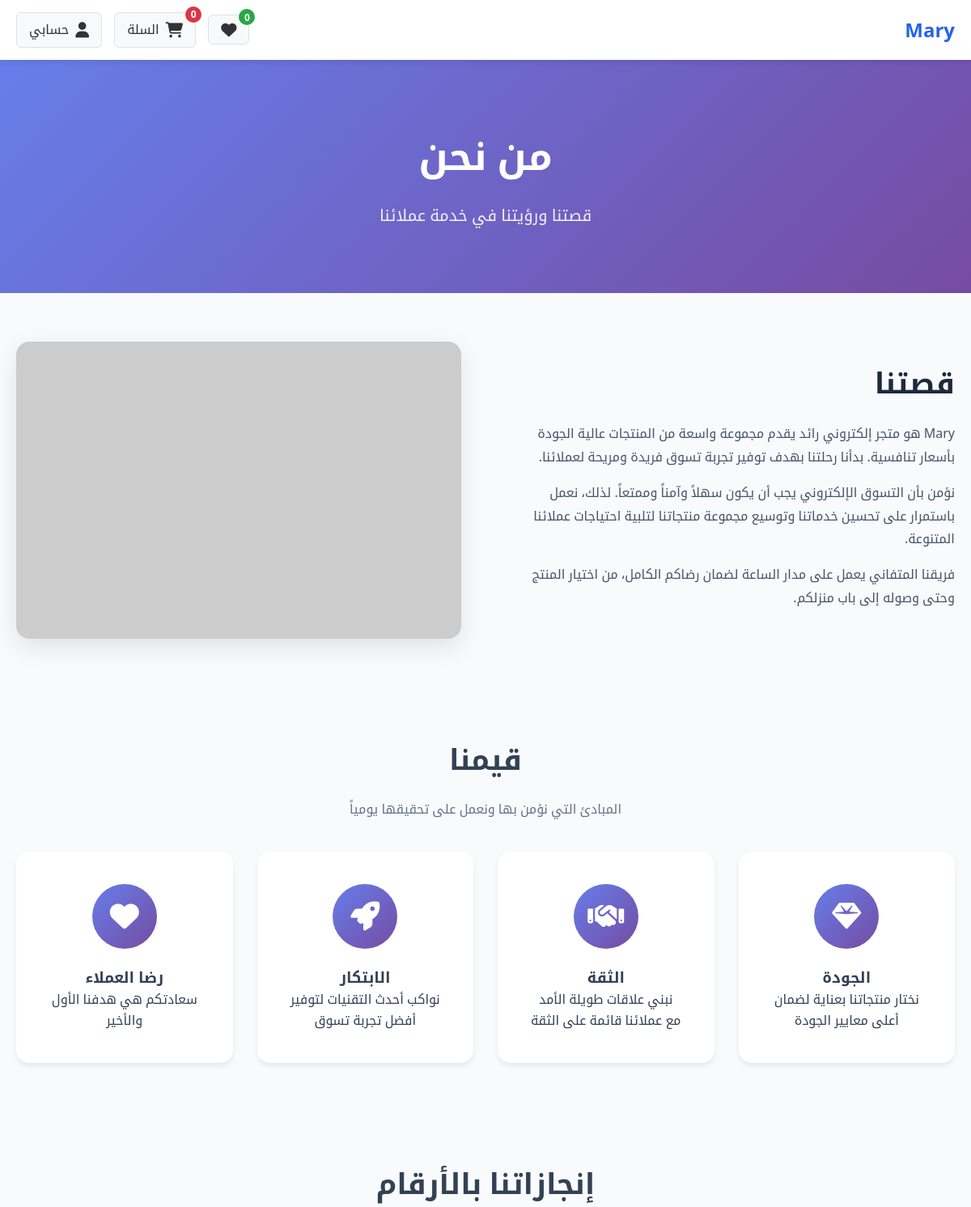
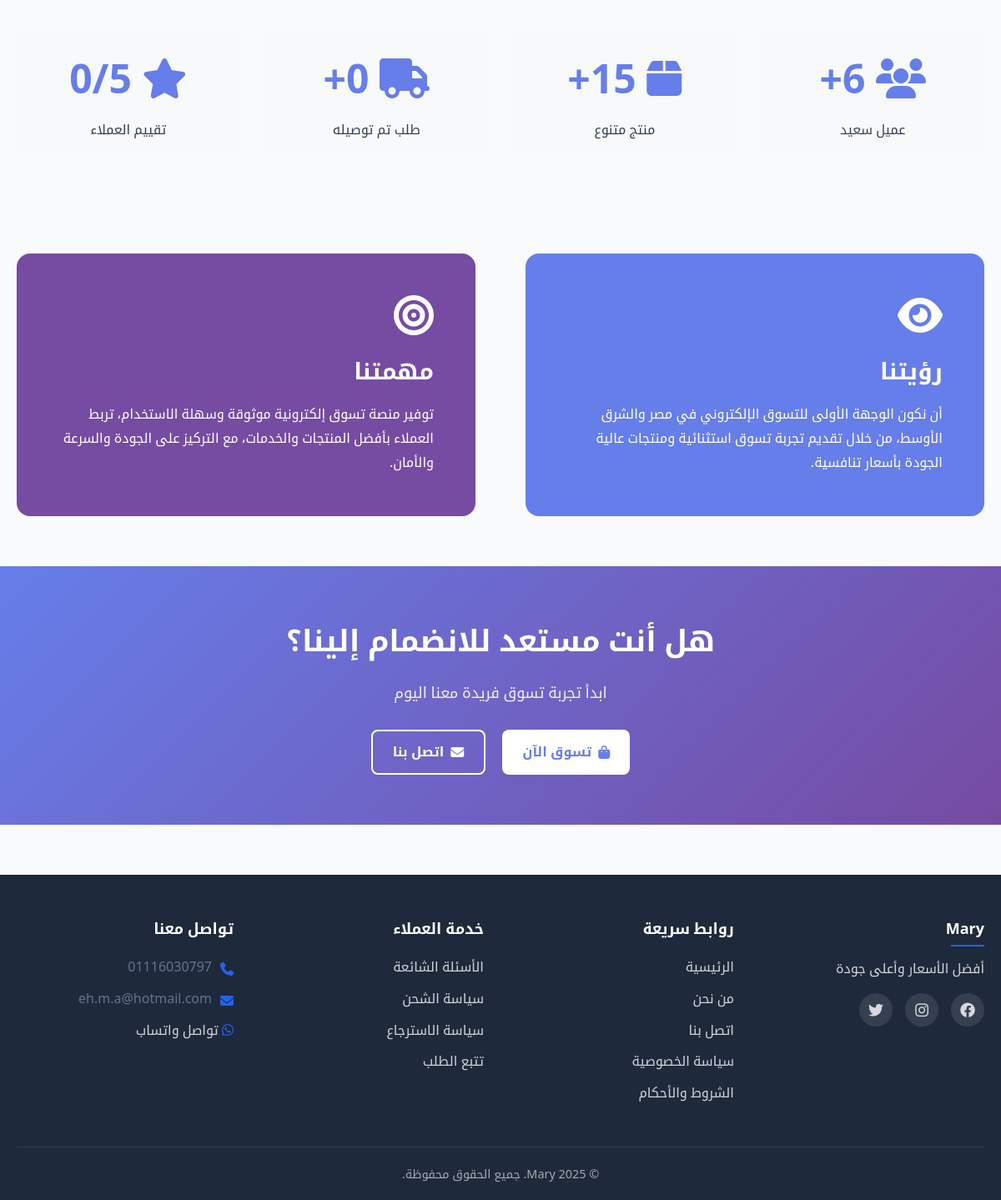
Page /about.php on the committed database (2 pictures, top to bottom).
### tables this page shows
CREATE TABLE `settings` (
  `id` int(11) NOT NULL,
  `setting_key` varchar(100) NOT NULL,
  `setting_value` text DEFAULT NULL,
  `setting_type` enum('text','number','boolean','json') DEFAULT 'text',
  `created_at` timestamp NOT NULL DEFAULT current_timestamp(),
  `updated_at` timestamp NOT NULL DEFAULT current_timestamp() ON UPDATE current_timestamp()
);

### functions.php (called while the page is built, shortened)
<?php
require_once 'config.php';
function getCartCount() {
    $count = 0;
    return $count;
}
if (!function_exists('getSetting')) {
    function getSetting($key, $default = '') {
        global $pdo;
        try {
            $stmt = $pdo->prepare("SELECT setting_value FROM settings WHERE setting_key = ?");
            $stmt->execute([$key]);
            $result = $stmt->fetchColumn();
            return $result !== false ? $result : $default;
        } catch (Exception $e) {
            return $default;
        }
    }
}
function getWishlistCount() {
    if (!isset($_SESSION['customer_id'])) {
        return 0;
    }
    global $pdo;
    $stmt = $pdo->prepare("SELECT COUNT(*) FROM wishlists WHERE customer_id = ?");
    $stmt->execute([$_SESSION['customer_id']]);
    return $stmt->fetchColumn();
}
 ?>

### about.php (the view, shortened to what this page needs)
<?php
require_once 'functions.php';
$storeName = getSetting('store_name', 'متجر إلكتروني');
$cartCount = getCartCount();
$storeDescription = getSetting('store_description', '');
global $pdo;
$stmt = $pdo->query("SELECT COUNT(DISTINCT id) as count FROM customers");
$happyCustomers = $stmt->fetchColumn() ?: 0;
$stmt = $pdo->query("SELECT COUNT(id) as count FROM products WHERE is_active = 1");
$diverseProducts = $stmt->fetchColumn() ?: 0;
$stmt = $pdo->query("SELECT COUNT(id) as count FROM orders WHERE status = 'delivered'");
$deliveredOrders = $stmt->fetchColumn() ?: 0;
$stmt = $pdo->query("SELECT AVG(rating_avg) as avg FROM products WHERE rating_count > 0");
$avgRating = round($stmt->fetchColumn() ?: 0, 1);
?>
<!DOCTYPE html>
<html lang="ar" dir="rtl">
<head>
    <link rel="stylesheet" href="assets/css/styles.css">
    <link rel="stylesheet" href="https://cdnjs.cloudflare.com/ajax/libs/font-awesome/6.4.0/css/all.min.css">
</head>
<body>
    <header class="site-header">
        <div class="container">
            <div class="header-content">
                <div class="logo">
                    <a href="index.php">
                        <h1><?= htmlspecialchars($storeName) ?></h1>
                    </a>
                </div>
                <div class="header-actions">
                <a href="wishlist.php" class="wishlist-btn">
                    <i class="fas fa-heart"></i>
                    <span class="wishlist-count" id="wishlist-count">
                        <?= getWishlistCount() ?>
                    </span>
                </a>
					<a href="cart.php" class="cart-btn">
                        <i class="fas fa-shopping-cart"></i>
                        <span class="cart-count" id="cart-count"><?= $cartCount ?></span>
                        <span>السلة</span>
                    </a>
                    <a href="account.php" class="user-btn">
                        <i class="fas fa-user"></i>
                        <span>حسابي</span>
                    </a>
                </div>
            </div>
        </div>
    </header>
    <section class="about-hero">
        <div class="container">
            <h1>من نحن</h1>
            <p style="font-size: 20px; opacity: 0.9;">قصتنا ورؤيتنا في خدمة عملائنا</p>
        </div>
    </section>
    <section class="about-section">
        <div class="container">
            <div class="about-content">
                <div class="about-text">
                    <h2>قصتنا</h2>
                    <p>
                        <?= htmlspecialchars($storeName) ?> هو متجر إلكتروني رائد يقدم مجموعة واسعة من المنتجات عالية الجودة
                        بأسعار تنافسية. بدأنا رحلتنا بهدف توفير تجربة تسوق فريدة ومريحة لعملائنا.
                    </p>
                    <p>
                        نؤمن بأن التسوق الإلكتروني يجب أن يكون سهلاً وآمناً وممتعاً. لذلك، نعمل باستمرار على
                        تحسين خدماتنا وتوسيع مجموعة منتجاتنا لتلبية احتياجات عملائنا المتنوعة.
                    </p>
                    <p>
                        فريقنا المتفاني يعمل على مدار الساعة لضمان رضاكم الكامل، من اختيار المنتج وحتى
                        وصوله إلى باب منزلكم.
                    </p>
                </div>
                <div class="about-image">
                    <img src="assets/images/about-store.jpg" alt="متجرنا"
                         onerror="this.src='https://via.placeholder.com/600x400/667eea/ffffff?text=متجرنا'">
                </div>
            </div>
        </div>
    </section>
    <section class="about-section" style="background: #f8fafc;">
        <div class="container">
            <h2 style="text-align: center; font-size: 36px; margin-bottom: 20px;">قيمنا</h2>
            <p style="text-align: center; color: #64748b; margin-bottom: 40px;">
                المبادئ التي نؤمن بها ونعمل على تحقيقها يومياً
            </p>
            <div class="values-grid">
                <div class="value-card">
                    <div class="value-icon">
                        <i class="fas fa-gem"></i>
                    </div>
                    <h3>الجودة</h3>
                    <p>نختار منتجاتنا بعناية لضمان أعلى معايير الجودة</p>
                </div>
                <div class="value-card">
                    <div class="value-icon">
                        <i class="fas fa-handshake"></i>
                    </div>
                    <h3>الثقة</h3>
                    <p>نبني علاقات طويلة الأمد مع عملائنا قائمة على الثقة</p>
                </div>
                <div class="value-card">
                    <div class="value-icon">
                        <i class="fas fa-rocket"></i>
                    </div>
                    <h3>الابتكار</h3>
                    <p>نواكب أحدث التقنيات لتوفير أفضل تجربة تسوق</p>
                </div>
                <div class="value-card">
                    <div class="value-icon">
                        <i class="fas fa-heart"></i>
                    </div>
                    <h3>رضا العملاء</h3>
                    <p>سعادتكم هي هدفنا الأول والأخير</p>
                </div>
            </div>
        </div>
    </section>
    <section class="stats-section">
        <div class="container">
            <h2 style="text-align: center; font-size: 36px; margin-bottom: 40px;">إنجازاتنا بالأرقام</h2>
            <div class="stats-grid">
                <div class="stat-item">
                    <h3><i class="fas fa-users"></i> <?= number_format($happyCustomers) ?>+</h3>
                    <p>عميل سعيد</p>
                </div>
                <div class="stat-item">
                    <h3><i class="fas fa-box"></i> <?= number_format($diverseProducts) ?>+</h3>
                    <p>منتج متنوع</p>
                </div>
                <div class="stat-item">
                    <h3><i class="fas fa-truck"></i> <?= number_format($deliveredOrders) ?>+</h3>
                    <p>طلب تم توصيله</p>
                </div>
                <div class="stat-item">
                    <h3><i class="fas fa-star"></i> <?= $avgRating ?>/5</h3>
                    <p>تقييم العملاء</p>
                </div>
            </div>
        </div>
    </section>
    <section class="about-section">
        <div class="container">
            <div class="about-content" style="grid-template-columns: 1fr 1fr;">
                <div style="background: #667eea; color: #fff; padding: 50px; border-radius: 16px;">
                    <i class="fas fa-eye" style="font-size: 48px; margin-bottom: 20px;"></i>
                    <h3 style="font-size: 28px; margin-bottom: 15px;">رؤيتنا</h3>
                    <p style="line-height: 1.8;">
                        أن نكون الوجهة الأولى للتسوق الإلكتروني في مصر والشرق الأوسط،
                        من خلال تقديم تجربة تسوق استثنائية ومنتجات عالية الجودة بأسعار تنافسية.
                    </p>
                </div>
                <div style="background: #764ba2; color: #fff; padding: 50px; border-radius: 16px;">
                    <i class="fas fa-bullseye" style="font-size: 48px; margin-bottom: 20px;"></i>
                    <h3 style="font-size: 28px; margin-bottom: 15px;">مهمتنا</h3>
                    <p style="line-height: 1.8;">
                        توفير منصة تسوق إلكترونية موثوقة وسهلة الاستخدام، تربط العملاء بأفضل المنتجات
                        والخدمات، مع التركيز على الجودة والسرعة والأمان.
                    </p>
                </div>
            </div>
        </div>
    </section>
    <section class="about-section" style="background: linear-gradient(135deg, #667eea 0%, #764ba2 100%); color: #fff; text-align: center;">
        <div class="container">
            <h2 style="font-size: 36px; margin-bottom: 20px;">هل أنت مستعد للانضمام إلينا؟</h2>
            <p style="font-size: 18px; margin-bottom: 30px; opacity: 0.9;">
                ابدأ تجربة تسوق فريدة معنا اليوم
            </p>
            <div style="display: flex; gap: 20px; justify-content: center;">
                <a href="index.php" class="btn btn-primary" style="background: #fff; color: #667eea;">
                    <i class="fas fa-shopping-bag"></i> تسوق الآن
                </a>
                <a href="contact.php" class="btn btn-secondary" style="background: transparent; border: 2px solid #fff;">
                    <i class="fas fa-envelope"></i> اتصل بنا
                </a>
            </div>
        </div>
    </section>
    <footer class="site-footer">
        <div class="container">
            <div class="footer-content">
                <div class="footer-section">
                    <h3><?= htmlspecialchars($storeName) ?></h3>
                    <p><?= htmlspecialchars($storeDescription) ?></p>
                    <div class="social-links">
                        <?php if ($fb = getSetting('facebook_url')): ?>
                            <a href="<?= htmlspecialchars($fb) ?>" target="_blank"><i class="fab fa-facebook"></i></a>
                        <?php endif; ?>
                        <?php if ($ig = getSetting('instagram_url')): ?>
                            <a href="<?= htmlspecialchars($ig) ?>" target="_blank"><i class="fab fa-instagram"></i></a>
                        <?php endif; ?>
                        <?php if ($tw = getSetting('twitter_url')): ?>
                            <a href="<?= htmlspecialchars($tw) ?>" target="_blank"><i class="fab fa-twitter"></i></a>
                        <?php endif; ?>
                    </div>
                </div>
                <div class="footer-section">
                    <h4>روابط سريعة</h4>
                    <ul>
                        <li><a href="index.php">الرئيسية</a></li>
                        <li><a href="about.php">من نحن</a></li>
                        <li><a href="contact.php">اتصل بنا</a></li>
                        <li><a href="privacy.php">سياسة الخصوصية</a></li>
                        <li><a href="terms.php">الشروط والأحكام</a></li>
                    </ul>
                </div>
                <div class="footer-section">
                    <h4>خدمة العملاء</h4>
                    <ul>
                        <li><a href="faq.php">الأسئلة الشائعة</a></li>
                        <li><a href="shipping.php">سياسة الشحن</a></li>
                        <li><a href="returns.php">سياسة الاسترجاع</a></li>
                        <li><a href="track.php">تتبع الطلب</a></li>
                    </ul>
                </div>
                <div class="footer-section">
                    <h4>تواصل معنا</h4>
                    <ul class="contact-info">
                        <li><i class="fas fa-phone"></i> <?= getSetting('store_phone', '') ?></li>
                        <li><i class="fas fa-envelope"></i> <?= getSetting('store_email', '') ?></li>
                        <?php if ($whatsapp = getSetting('whatsapp_number')): ?>
                            <li>
                                <a href="https://wa.me/<?= $whatsapp ?>" target="_blank">
                                    <i class="fab fa-whatsapp"></i> تواصل واتساب
                                </a>
                            </li>
                        <?php endif; ?>
                    </ul>
                </div>
            </div>
            <div class="footer-bottom">
                <p>&copy; <?= date('Y') ?> <?= htmlspecialchars($storeName) ?>. جميع الحقوق محفوظة.</p>
            </div>
        </div>
    </footer>
</body>
</html>

### about.php (style rules this page uses)
.about-hero { background: linear-gradient(135deg, #667eea 0%, #764ba2 100%); color: #fff; padding: 80px 0; text-align: center; }
.about-hero h1 { font-size: 48px; margin-bottom: 20px; }
.about-section { padding: 60px 0; }
.about-content { display: grid; grid-template-columns: 1fr 1fr; gap: 60px; align-items: center; }
.about-text h2 { font-size: 36px; margin-bottom: 20px; color: #1e293b; }
.about-text p { line-height: 1.8; color: #475569; margin-bottom: 15px; }
.about-image img { width: 100%; border-radius: 16px; box-shadow: 0 10px 30px rgba(0,0,0,0.1); }
.values-grid { display: grid; grid-template-columns: repeat(auto-fit, minmax(250px, 1fr)); gap: 30px; margin-top: 40px; }
.value-card { background: #fff; padding: 40px; border-radius: 16px; text-align: center; box-shadow: 0 4px 6px rgba(0,0,0,0.07); transition: transform 0.3s; }
.value-icon { width: 80px; height: 80px; background: linear-gradient(135deg, #667eea 0%, #764ba2 100%); border-radius: 50%; display: flex; align-items: center; justify-content: center; font-size: 36px; color: #fff; margin: 0 auto 20px; }
.stats-section { background: #f8fafc; padding: 60px 0; }
.stats-grid { display: grid; grid-template-columns: repeat(auto-fit, minmax(200px, 1fr)); gap: 30px; text-align: center; }
.stat-item h3 { font-size: 48px; color: #667eea; margin-bottom: 10px; }

### rows in the picture
settings: setting_value "Mary"
settings: setting_value "أفضل الأسعار وأعلى جودة"
settings: setting_value "01116030797"
settings: setting_value "eh.m.a@hotmail.com"

### other values in the picture
getWishlistCount() "0"
$cartCount "0"
$happyCustomers "6"
$diverseProducts "15"
$deliveredOrders "0"
$avgRating "0"
